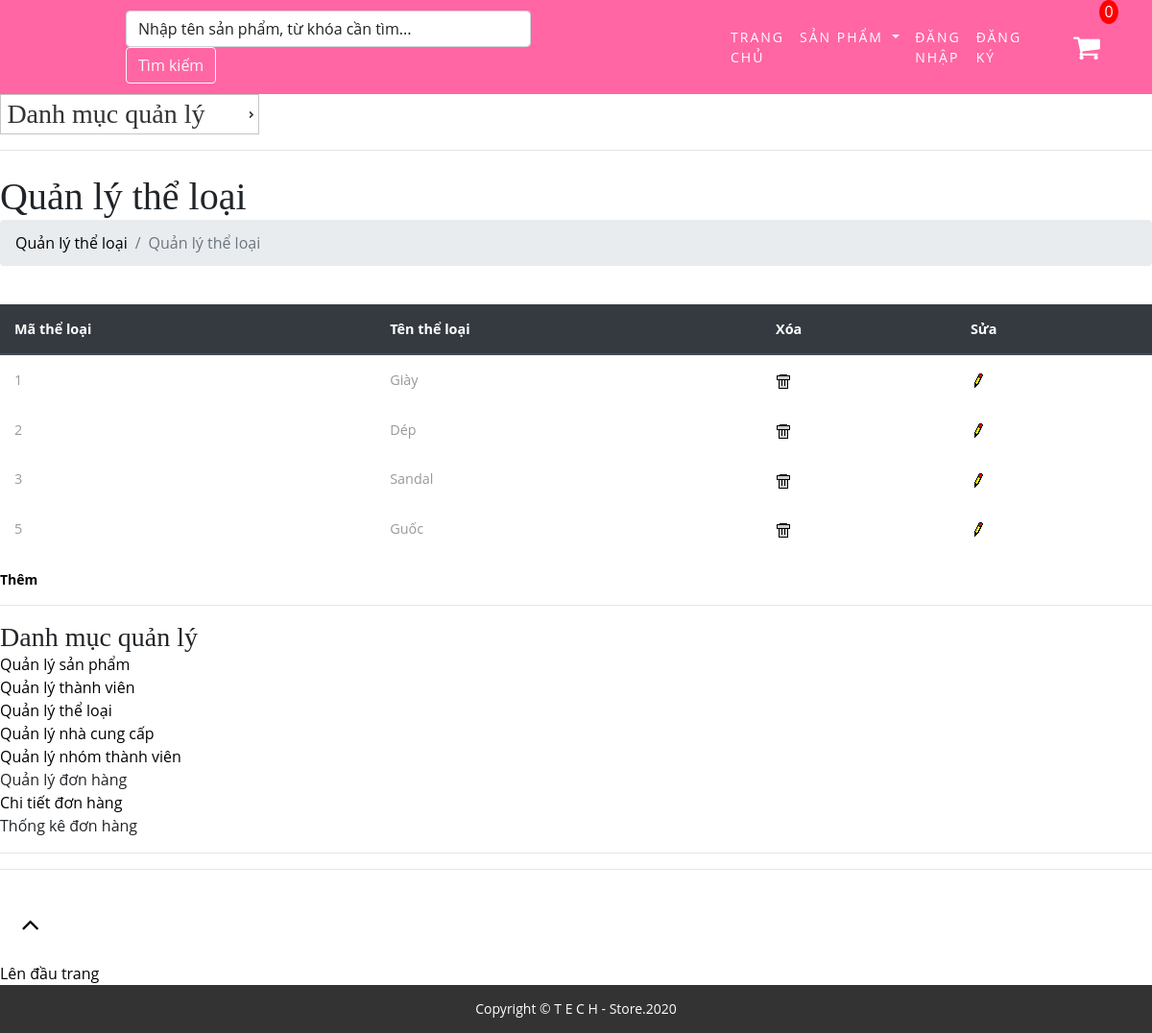
The app's page /admin.php?mod=category&act=manage with its own data.
### tables this page shows
CREATE TABLE `categories` (
  `CategoryID` int(11) NOT NULL,
  `CategoryName` varchar(255) NOT NULL,
  `Position` int(11) DEFAULT '0'
);

### Controller/Category/Manage.php (called while the page is built)
<?php
	include_once("Model/Category.php");
	$cat = new Category();
	$ret = $cat->getCategoryManage();
	include_once("View/Category/Manage.php");
?>

### Model/Category.php (called while the page is built, shortened)
<?php
include_once("DataProvider.php");
class Category{
	private $da;
	function __construct(){
		$this->da = new DataProvider();
	}
	function getCategoryManage(){
		$sql = "Select * from categories";
		return $this->da->FetchAll($sql);
	}
}
?>

### Model/DataProvider.php (called while the page is built, shortened)
<?php
	class DataProvider{
		private $link;
		function __construct()
		{
			$this->link=mysqli_connect("localhost","root","","storedb");
		}
		function  ExecuteQuery($sql)
		{
			mysqli_query($this->link,"set names utf8");
			return mysqli_query($this->link, $sql);
		}
		function FetchAll($sql){
			$arr=array();
			$r = $this->ExecuteQuery($sql);
			while($row = mysqli_fetch_assoc($r)){
				$arr[]=$row;
			}
			return $arr;
		}
	}
?>

### View/Category/Manage.php (the view)
<h1 class="mt-4">Quản lý thể loại</h1>
<ol class="breadcrumb mb-4">
    <li class="breadcrumb-item"><a href="~/View/Products/Manage.php">Quản lý thể loại</a></li>
    <li class="breadcrumb-item active">Quản lý thể loại</li>
</ol>
<div>
	<table class="table" style="margin-top: 40px;">
  		<thead class="thead-dark">
    	<tr>
      		<th scope="col">Mã thể loại</th>
      		<th scope="col">Tên thể loại</th>
      		<th scope="col">Xóa</th>
      		<th scope="col">Sửa</th>
    	</tr>
  		</thead>
    <?php
	foreach($ret as $row)
	{
		echo "<tr><td>";
		echo $row['CategoryID']."</td><td>";
		echo $row['CategoryName']."</td><td>";
		echo "<a href=\"adminManager.php?mod=category&act=delete&id=$row[CategoryID]\" onclick=\"return IsDelete()\"><img src=\"Images/Delete.gif\" /></a></td><td>";
		echo "<a href=\"adminManager.php?mod=category&act=edit&id=$row[CategoryID]\"><img src=\"Images/Edit.gif\" /></a>";
		echo "</td></tr>";
	}
	?>
    </table>
<p class="btn-more box noprint"><strong><a href="adminManager.php?mod=category&act=insert">Thêm</a></strong></p>
</div> <hr class="noscreen">

### css/main2.css (style rules this page uses)
* { box-sizing: border-box; -moz-box-sizing: border-box; -webkit-box-sizing: border-box; }
a,a:hover,a:focus,a:active { outline:none;text-decoration:none;color:#000 }
a, a:hover, a:focus, a:active { outline: none; text-decoration: none; color: #000; }
a { margin: 0; padding: 0; font-size: 100%; vertical-align: baseline; background: transparent; }
img { vertical-align: middle; }
img, object, embed { max-width: 100%; }
h1, h2, h3, h4, h5, h6, p, small, strong, b, i { margin: 0; padding: 0; border: 0; vertical-align: baseline; background: transparent; }

### records on screen
categories: CategoryID "1", CategoryName "Giày"
categories: CategoryID "2", CategoryName "Dép"
categories: CategoryID "3", CategoryName "Sandal"
categories: CategoryID "5", CategoryName "Guốc"
